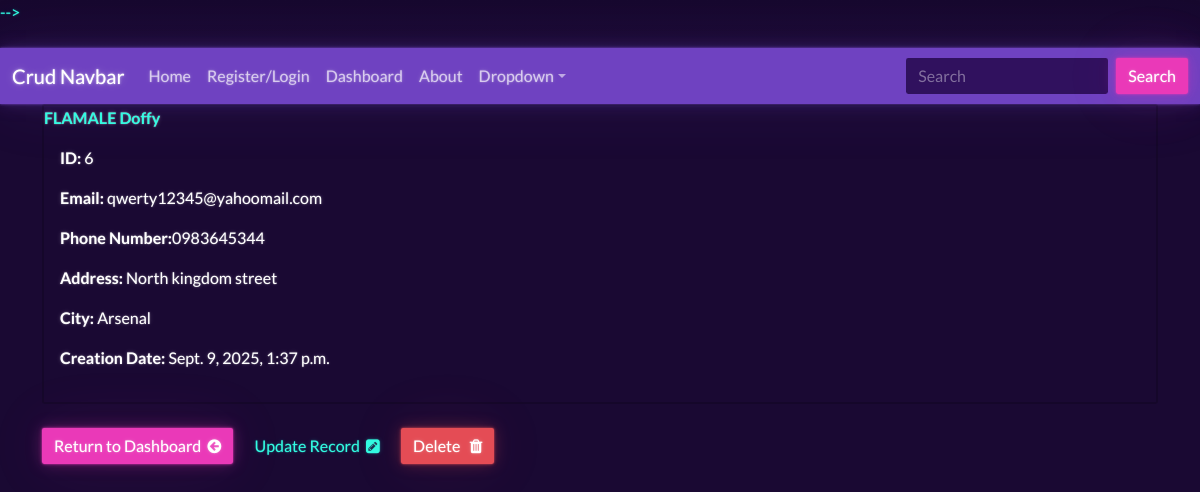
Page /view-record/6 (signed in) on the committed database.
### website/models.py (models this page shows, shortened)
class Record(models.Model):
    creation_data = models.DateTimeField(auto_now_add = True)
    first_name = models.CharField(max_length = 100, default="")
    last_name = models.CharField(max_length = 100)
    email = models.CharField(max_length = 255)
    phone = models.CharField(max_length = 20)
    address = models.CharField(max_length = 255)
    city = models.CharField(max_length = 255)
    creation_data = models.DateTimeField(auto_now_add=True)

### website/views.py (the view)
# urls.py: path('view-record/<int:pk>', views.view_record, name="view-record"),
@login_required(login_url="login")
def view_record(request, pk):
    record = get_object_or_404(Record, id=pk)
    return render(request, "pages/view_record.html", {"record":record})

### website/templates/pages/view_record.html (shortened to what this page needs)
{% extends 'pages/base.html'%}
{% load crispy_forms_tags %}
{% block content %}
    <div class = "card">
        <strong>
            {{record.last_name|upper}}
            {{record.first_name}}
        </strong>
        <div class="card-body">
            <p> <strong> ID: </strong>{{record.id}}</p>
            <p> <strong> Email: </strong>{{record.email}}</p>
            <p> <strong> Phone Number:</strong>{{record.phone}}</p>
            <p> <strong> Address: </strong>{{record.address}}</p>
            <p> <strong> City: </strong>{{record.city}}</p>
            <p> <strong> Creation Date: </strong>{{record.creation_data}}</p>
        </div>
    </div>
<br>
<a href="{% url 'dashboard' %}" class="btn btn-secondary"> Return to Dashboard &nbsp;<i class="fa fa-arrow-circle-left" aria-hidden="true"></i></a>
<a href="{% url 'update-record' record.id %}" class="btn btninfo"> Update Record  &nbsp;<i class="fa fa-pencil-square" aria-hidden="true"></i>  </a>
<a href="{% url 'delete-record' record.id %}" class="btn btn-danger">Delete  &nbsp; <i class="fa fa-trash" aria-hidden="true"></i> </a>
{% endblock %}

### static/css/style.css (style rules this page uses)
body { background-color:rgb(63, 197, 6); }

### rows in the picture
Record: last_name "FLAMALE", first_name "Doffy", id "6", email "qwerty12345@yahoomail.com", phone "0983645344", address "North kingdom street", city "Arsenal", creation_data "Sept. 9, 2025, 1:37 p.m."
